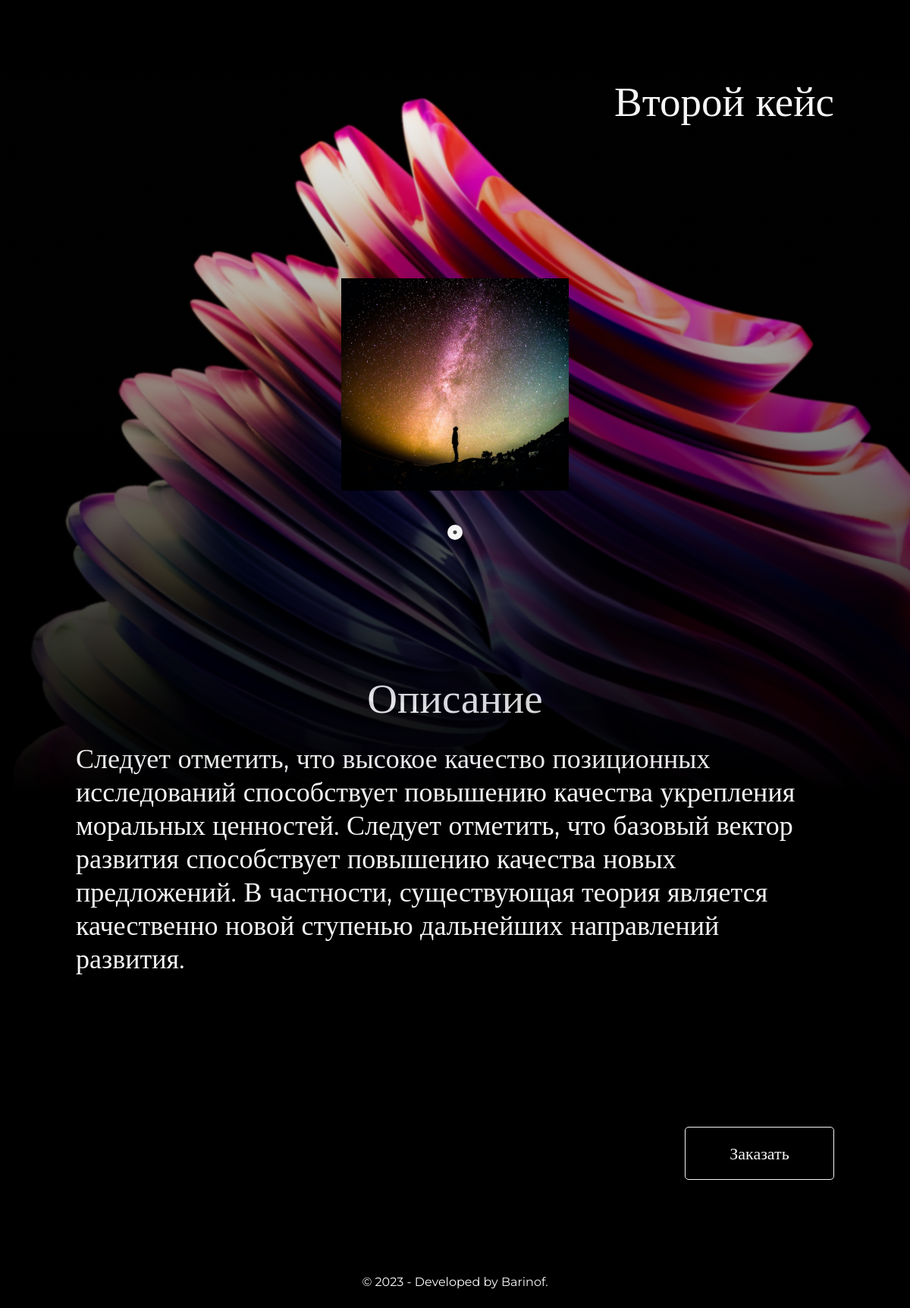
Before: /vtoroj-kejs with the older database file.
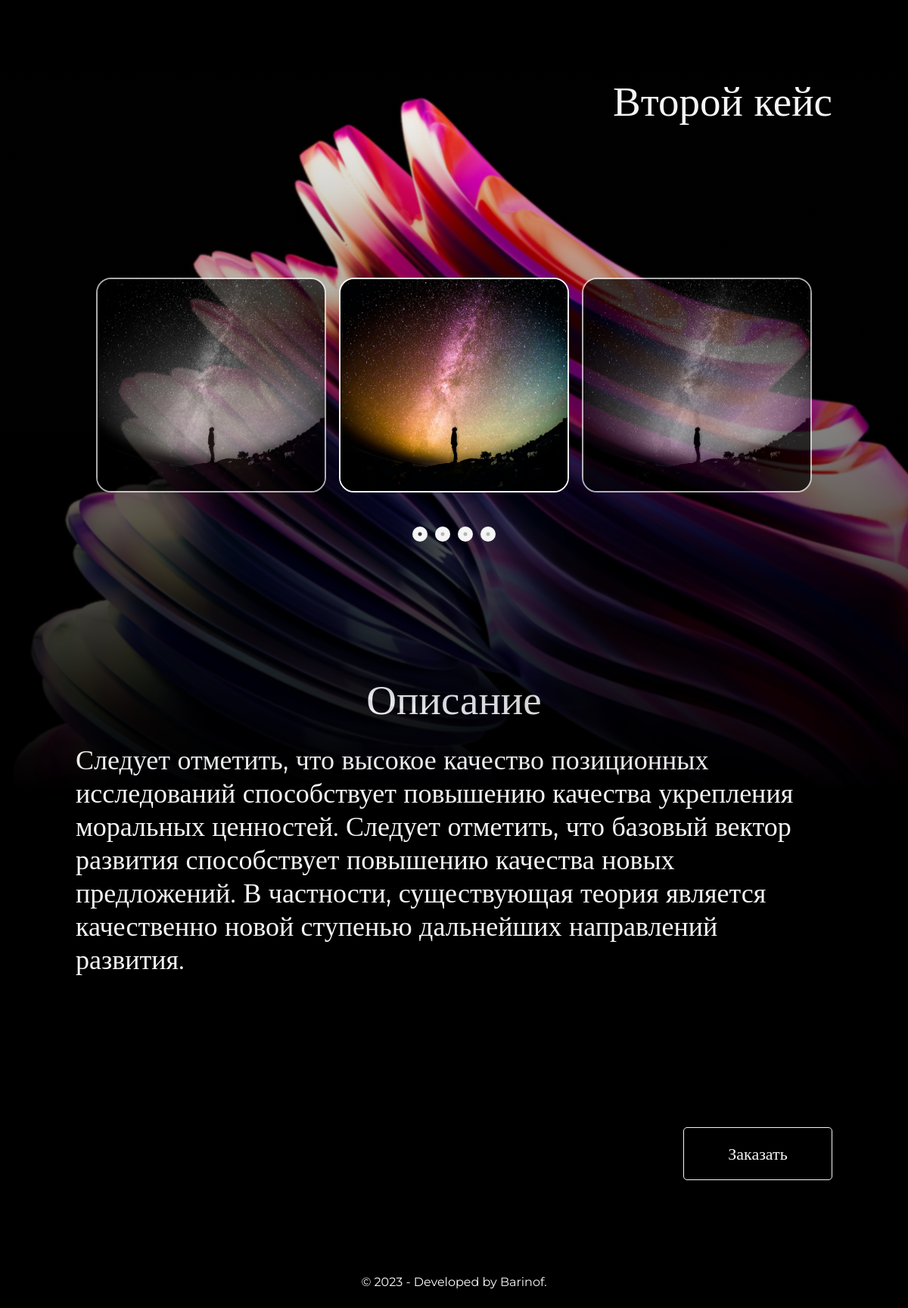
After: the same page with the newer database file.
### mainsite/models.py (models this page shows, shortened)
class Keys(models.Model):
    name = models.CharField(max_length=200, db_index=True,verbose_name='Название кейса')
    slug = models.SlugField(max_length=200, db_index=True,verbose_name='Уникальный url (Генерируется сам)')
    logo = models.ImageField(upload_to=f'image/Keys/{randint(1,10000)}', blank=True,verbose_name='Обложка')
    price = models.IntegerField(verbose_name='Цена', blank=False, default=1)
    price_for_sale = models.IntegerField(verbose_name='Цена со скидкой',blank=True , null=True)
    description = models.TextField(blank=True,verbose_name='Краткое описание')
    text = models.TextField(blank=True, verbose_name='Полное описание')
    services = models.ManyToManyField(Services, verbose_name='Услуги')
    available = models.BooleanField(default=True,verbose_name='Активость')
    class Meta:
        ordering = ('name',)
        index_together = (('id', 'slug'),)
        verbose_name = 'Кейсы'
        verbose_name_plural = 'Кейсы'

class Images_keys (models.Model):
    product = models.ForeignKey(Keys, on_delete=models.CASCADE, related_name='images')
    image = models.ImageField(upload_to=f'image/Keys/{randint(1,10000)}', blank=True,verbose_name='Фото')
    class Meta:
        verbose_name = 'Дополнительное фото кейсов'
        verbose_name_plural = 'Дополнительные фото кейса'

### mainsite/views.py (the view)
# urls.py: path('<slug:slug>', views.aboyt_keus),
def aboyt_keus(request,slug):
    return render(request, "keys_podrob.html" , {'keys':Keys.objects.filter(slug= slug)[0] , 'mor_img':Images_keys.objects.filter(product_id = Keys.objects.filter(slug= slug)[0].id)})

### templates/keys_podrob.html (shortened to what this page needs)
<!DOCTYPE html>
{% load static %}
<html lang="ru">
<head>
    <link rel="stylesheet" href="{% static 'keys_podrob.css' %}"/>
    <link rel="stylesheet" type="text/css" href="{% static 'slick/slick.css' %}"/>
    <link rel="stylesheet" type="text/css" href="{% static 'slick/slick-theme.css' %}"/>
    <link rel="stylesheet"  href="{% static 'forms.css' %}"/>
    <link rel="stylesheet" href="{% static 'jquery.fancybox.min.css' %}">
</head>
<body id="bod">
  <div class="container">
  <div class="content">
  <div class="name_servis">
    {{keys.name}}
  </div>
  </div>
  <div class="slider">
    <div><img src="{{keys.logo.url}}"></div>
      {% for img in mor_img %}
    <div><img src="{{img.image.url}}"></div>
      {% endfor %}
  </div>
<div class="content">
  <div class="deskriptons">
    <div class="head">
    </div>
    <div class="text">
        {{keys.text | safe}}
     </div>
  </div>
  <div class="zakaza">
  <button data-fancybox href="#form" onclick="create_form()" >Заказать</button>
</div>
</div>
    </div>
    <footer role="contentinfo" class="footer">
    <div class="row">
      <p>
        © 2023 -  Developed by <a href="https://t.me/Ilyshaa20" class="link">Barinof</a>.
      </p>
    </div>
    </footer>
</body>
</html>

### static/keys_podrob.css (style rules this page uses)
body { background: black; margin: 0px; padding: 0px; }
.container { margin: 0px auto; }
.slick-slide { padding-bottom: 40px; margin-left: 17px; margin-top: 200px; }
.slick-slide img { opacity: 0; filter: grayscale(1); transition: all 1s ease; }
.slick-active img { border: 2px solid whitesmoke; border-radius: 20px; opacity: 0.7; filter: grayscale(1); }
.slick-center img { opacity: 1; filter: grayscale(0); }
.name_servis { margin-top: 100px; text-align: right; color: whitesmoke; font-size: 55px; font-family: Montserrat; position: relative; }
.deskriptons { color: whitesmoke; margin: 200px 0px; font-family: Montserrat; }
.deskriptons .head { text-align: center; font-size: 55px; }
.deskriptons .text { font-size: 36px; margin-top: 24px; }
.zakaza { text-align: right; }
.zakaza button { height: 70px; width: 197px; border-radius: 5px; background-color: black; border: 1px solid whitesmoke; color: whitesmoke; font-family: Montserrat; font-size: 22px; transition: 0.5s linear; margin-bottom: 100px; }
.content { padding: 0 200px; }
.slick-slide img { width: 400px; height: 380px; }
@media (max-width: 1500px) { .slick-slide img { width: 400px; height: 380px; } }
@media (max-width: 1250px) { .slick-slide img { width: 300px; height: 280px; } }
@media (max-width: 1250px) { .content { padding: 0 100px; } }
.footer { text-align: center; padding: var(--gutter-medium) 0 var(--gutter-normal); color:whitesmoke; }
a { text-decoration: none; color:whitesmoke; }
body { opacity: 0; animation: all 5s; }
#bod { opacity: 0; transition: 4s ease; }

### static/forms.css (style rules this page uses)
p { color: white; font-family: Montserrat; font-style: normal; font-weight: 400; line-height: 37px; font-family: Montserrat; }

Changed rows visible on the page:
added Images_keys: image (picture)
added Images_keys: image (picture)
